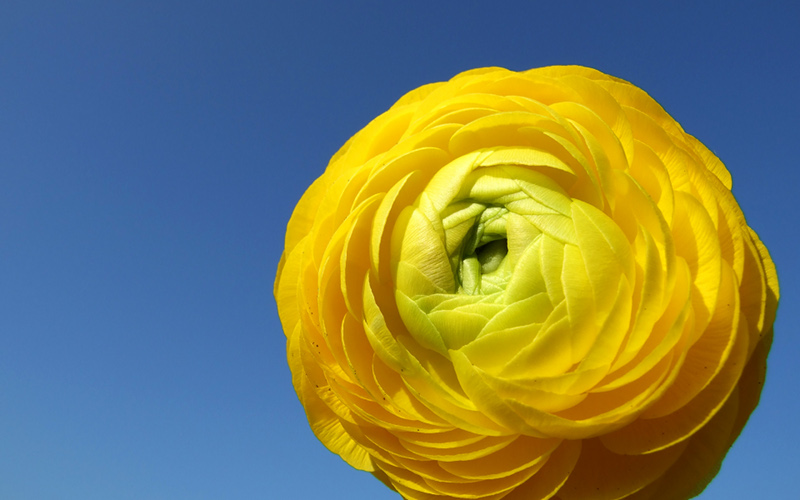
//> input picture EfficientGraphBasedImageSegmentation/QSI4E.jpg, 800 x 500 px
$ ./main   (built with g++ and OpenCV 4)
//> lines starting //> are read from the running program, lines starting //| are printed output that depends on the picture
//> further down, image is the input picture: 500 rows x 800 cols, CV_8UC3; mean B, G, R 93.7, 126.5, 120.3
### EfficientGraphBasedImageSegmentation/EfficientGraphBasedImageSegmentation/DisjointSetForest.h
// [25 lines of licence text are left out]

#ifndef __EfficientGraphBasedImageSegmentation__SegmentGraph__
#define __EfficientGraphBasedImageSegmentation__SegmentGraph__

#include <iostream>
#include <opencv2/opencv.hpp>

using namespace std;
using namespace cv;

/**
 * Set within the disjoint forest
 */
struct SetNode {
    int rank;
    int parent;
    int size;
};

/**
 * Represents a weighted edge
 */
struct Edge {
    int a;
    int b;
    float weight;

    bool operator<( const Edge& other ) {
        return weight < other.weight;
    }
};


/**
 * Class to represent Disjoint Set Forest, more can be read over here:
 * http://en.wikipedia.org/wiki/Disjoint-set_data_structure
 */
class DisjointSetForest{
public:
    DisjointSetForest();
    DisjointSetForest( int no_of_elements );
    ~DisjointSetForest();

    void init( int no_of_elements );
    int find( int x );
    void join( int x, int y );
    int size( int x );
    int noOfElements();

    void segmentGraph( int no_of_vertices, int no_of_edges, vector<Edge>& edges, float c );

private:
    vector<SetNode> elements;
    int num;
};

#endif /* defined(__EfficientGraphBasedImageSegmentation__SegmentGraph__) */

### EfficientGraphBasedImageSegmentation/EfficientGraphBasedImageSegmentation/EGBS.h
// [25 lines of licence text are left out]

#ifndef __EfficientGraphBasedImageSegmentation__EGBS__
#define __EfficientGraphBasedImageSegmentation__EGBS__

#include <iostream>
#include <opencv2/opencv.hpp>
#include "DisjointSetForest.h"

using namespace cv;
using namespace std;


class EGBS {
public:
    EGBS();
    ~EGBS();

    int applySegmentation( Mat& image, float sigma, float threshold, int min_component_size );
    Mat recolor( bool random_color = false );
    int noOfConnectedComponents();

protected:
    Mat image;
    Size imageSize;
    DisjointSetForest forest;
    inline float diff( Mat& rgb, int x1, int y1, int x2, int y2 );
};

#endif /* defined(__EfficientGraphBasedImageSegmentation__EGBS__) */

### EfficientGraphBasedImageSegmentation/EfficientGraphBasedImageSegmentation/DisjointSetForest.cpp
// [25 lines of licence text are left out]

#include "DisjointSetForest.h"
#include <algorithm>


DisjointSetForest::DisjointSetForest() {
}

DisjointSetForest::DisjointSetForest( int no_of_elements ) {
    init( no_of_elements );
}

/**
 * Initialize the forest
 */
void DisjointSetForest::init( int no_of_elements ) {
    this->elements.clear();
    this->elements.reserve( no_of_elements );
    this->num = no_of_elements;

    for( int i = 0; i < no_of_elements; i++ ) {
        elements[i].rank    = 0;
        elements[i].size    = 1;
        elements[i].parent  = i;
    }
}

DisjointSetForest::~DisjointSetForest() {
}

/**
 * Find a given set inside the forest
 */
int DisjointSetForest::find( int x ) {
    int y = x;
    while( y != elements[y].parent )
        y = elements[y].parent;
    elements[x].parent = y;
    return y;
}

/**
 * Join two sets together
 */
void DisjointSetForest::join( int x, int y ) {
    if ( elements[x].rank > elements[y].rank ) {
        elements[y].parent  = x;
        elements[x].size    += elements[y].size;
    }
    else {
        elements[x].parent  = y;
        elements[y].size    += elements[x].size;

        if( elements[x].rank == elements[y].rank )
            elements[y].rank++;
    }
    num--;
}

/**
 * Returns the size of the set
 */
int DisjointSetForest::size( int x ) {
    return elements[x].size;
}

/**
 * Returns the total number of unique sets inside the forest
 */
int DisjointSetForest::noOfElements() {
    return num;
}

/**
 * Segment the graph based on the weight of each edges
 */
void DisjointSetForest::segmentGraph( int no_of_vertices, int no_of_edges, vector<Edge>& edges, float c ) {
    init( no_of_vertices );

    sort( edges.begin(), edges.end(), []( Edge& a, Edge& b){
        return a.weight < b.weight;
    });

    vector<float> thresholds( no_of_vertices, c );

    for( Edge& edge: edges ){
        int a = this->find( edge.a );
        int b = this->find( edge.b );

        if( a != b ) {

            /* If the weight is below respective threshold, union both sets together */
            if( edge.weight <= thresholds[a] && edge.weight <= thresholds[b] ) {
                this->join( a, b );
                a = this->find( a );
                thresholds[a] = edge.weight + c / this->size( a );
            }
        }
    }
}

### EfficientGraphBasedImageSegmentation/EfficientGraphBasedImageSegmentation/EGBS.cpp
// [25 lines of licence text are left out]

#include "EGBS.h"
#include <map>


EGBS::EGBS() {

}

EGBS::~EGBS() {

}

/**
 * Calculate the difference between two (3 channels) pixels, by
 * taking the L2 norm of their differences.
 */
float EGBS::diff( Mat& rgb, int x1, int y1, int x2, int y2 ) {
    Vec3f pix1 = rgb.at<Vec3f>(y1, x1);
    Vec3f pix2 = rgb.at<Vec3f>(y2, x2);
    return sqrt( (pix1 - pix2).dot((pix1 - pix2)) );
}

/**
 * Apply segmentation
 */
int EGBS::applySegmentation( Mat& image, float sigma, float threshold, int min_component_size ) {
//> called with sigma = 0.5, threshold = 1500, min_component_size = 20
    this->image = image.clone();
    this->imageSize = image.size();
//> this->imageSize = Size(800, 500)

    /* Apply gaussian blur to smoothen the image */
    Mat smoothed;
    image.convertTo( smoothed, CV_32FC1 );
    GaussianBlur( smoothed, smoothed, Size(5,5), sigma );

    vector<Edge> edges( imageSize.area() * 4 );
    int no_of_edges = 0;

    /* Create edges between each pixels, with the weight as the L2 norm between each color channels of the pixels */
    for( int y = 0; y < imageSize.height; y++ ) {
        for( int x = 0; x < imageSize.width; x++ ) {
            if( x < imageSize.width - 1 ){
                edges[no_of_edges].a        = y * imageSize.width + x;
                edges[no_of_edges].b        = y * imageSize.width + (x + 1);
                edges[no_of_edges].weight   = diff( smoothed, x, y, x + 1, y );
                no_of_edges++;
            }

            if( y < imageSize.height - 1 ) {
                edges[no_of_edges].a        = y       * imageSize.width + x;
                edges[no_of_edges].b        = (y + 1) * imageSize.width + x;
                edges[no_of_edges].weight   = diff( smoothed, x, y, x, y + 1 );
                no_of_edges++;
            }

            if( (x < imageSize.width - 1) && (y < imageSize.height - 1) ) {
                edges[no_of_edges].a        = y       * imageSize.width + x;
                edges[no_of_edges].b        = (y + 1) * imageSize.width + (x + 1);
                edges[no_of_edges].weight   = diff( smoothed, x, y, x + 1, y + 1 );
                no_of_edges++;
            }

            if( (x < imageSize.width - 1) && (y > 0) ) {
                edges[no_of_edges].a        = y       * imageSize.width + x;
                edges[no_of_edges].b        = (y - 1) * imageSize.width + (x + 1);
                edges[no_of_edges].weight   = diff( smoothed, x, y, x + 1, y - 1 );
                no_of_edges++;
            }
        }
    }
//> this loop made 500 passes
//> no_of_edges on passes 1 to 3: 2398, 5595, 8792
//> after the loop, no_of_edges = 1596102

    /* Resize the vector, since we over-initialized it */
    edges.resize( no_of_edges );
//> edges = 1596102 items

    /* Apply segmentation on the edges */
    forest.segmentGraph( imageSize.height * imageSize.width, no_of_edges, edges, threshold );
//> the loop in segmentGraph, `for( Edge& edge: edges )` made 1596102 passes
//> (edge.a, a, edge.b, b) on passes 2, 3, 5, 6, 7, 8, 10, 11, 12, 13, 14, 15: (28912, 29712, 29712, 29712), (13915, 14715, 14715, 14715), (124236, 125036, 125036, 125036), (393626, 394426, 394426, 394426), (124235, 125035, 125035, 125035), (292100, 291301, 291301, 291301), (13914, 14714, 14714, 14714), (149796, 149797, 149797, 149797), (292094, 292894, 292894, 292894), (386504, 386505, 386505, 386505), (149827, 149828, 149828, 149828), (292034, 292835, 292835, 292835)
//> (a, edge.b, b) on passes 4, 9, 21, 38: (14715, 14716, 14716), (291301, 292101, 292101), (117842, 117843, 117843), (1884, 1085, 1085)
//> after the loop in segmentGraph, `for( Edge& edge: edges )`: thresholds = 400000 items

    /* Union all the smaller sets */
    for( Edge& edge: edges ) {
        int a = forest.find( edge.a );
        int b = forest.find( edge.b );
        if( (a != b) && (( forest.size(a) < min_component_size) || (forest.size(b) < min_component_size)) ) {
            forest.join( a, b );
        }
    }
//> this loop made 1596102 passes
//> (edge.a, edge.b) on passes 1 to 3: (348259, 347460), (28912, 29712), (13915, 14715)

    return forest.noOfElements();
}


int EGBS::noOfConnectedComponents() {
    return forest.noOfElements();
}

/**
 * Recolor the image based on either average color of each cluster, or randomized color scheme
 */
Mat EGBS::recolor( bool random_color) {
//> called with random_color = true
    Mat result( imageSize, CV_8UC3, Scalar(0, 0, 0) );
    map<int, Vec3f> colors;

    if( !random_color ){
        map<int, int> count;

        /* If it's not random coloring, color based on the average of each clusters */
        for(int y = 0; y < imageSize.height; y++ ) {
            Vec3b * ptr = image.ptr<Vec3b>(y);

            for(int x = 0; x < imageSize.width; x++ ) {
                int component = forest.find( y * imageSize.width + x );
                colors[component] += ptr[x];
                count[component]++;
            }
        }

        /* Averaging the color */
        for( auto itr : colors )
            colors[itr.first] /= count[itr.first];
    }
    else {
        /* Else just randomize the colors */
        for(int y = 0; y < imageSize.height; y++ ) {
            for(int x = 0; x < imageSize.width; x++ ) {
                int component = forest.find( y * imageSize.width + x );
                if( colors.count( component ) == 0 )
                    colors[component] = Vec3f( rand() % 255, rand() % 255, rand() % 255 );
            }
        }
    }

    /* Recolor the image */
    for(int y = 0; y < imageSize.height; y++ ) {
        Vec3b * ptr = result.ptr<Vec3b>(y);

        for(int x = 0; x < imageSize.width; x++ ) {
            int component = forest.find( y * imageSize.width + x );
            Vec3f color = colors[component];
            ptr[x] = Vec3b( color[0], color[1], color[2] );
        }
    }
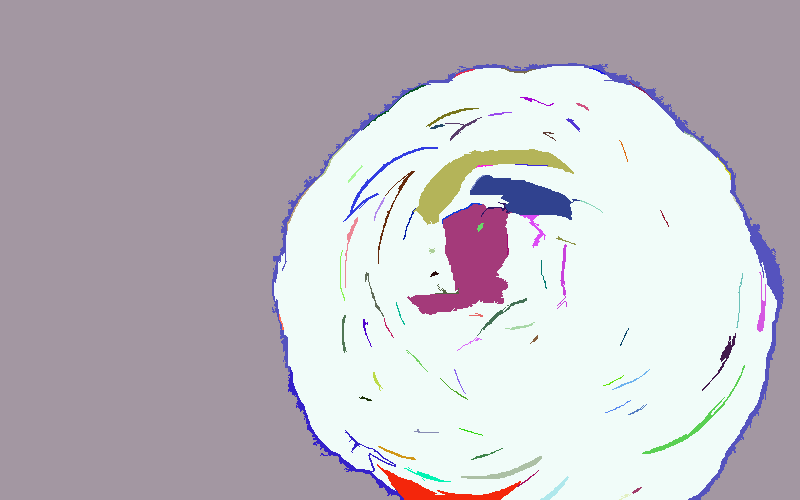
//> result: 500 rows x 800 cols, CV_8UC3; mean B, G, R 194.5, 187, 191.5


    return result;
}

### EfficientGraphBasedImageSegmentation/EfficientGraphBasedImageSegmentation/main.cpp
//
//  main.cpp
//  EfficientGraphBasedImageSegmentation
//
//  Created by Saburo Okita on 23/04/14.
//  Copyright (c) 2014 Saburo Okita. All rights reserved.
//

#include <iostream>
#include "EGBS.h"

/**
 * Read more about it from the original literature:
 * http://cs.brown.edu/~pff/segment/
 */
int main(int argc, const char * argv[]) {
    Mat image = imread( "/Users/saburookita/Desktop/Blog stuff/QSI4E.jpg" );

    float sigma             = 0.5;      /* For internal gaussian blurring usage only */
    float threshold         = 1500;     /* Bigger threshold means bigger clusters */
    int min_component_size  = 20;       /* Weed out clusters that are smaller than this size */

    EGBS egbs;
    egbs.applySegmentation( image, sigma, threshold, min_component_size );

    Mat random_color  = egbs.recolor(true);
    Mat average_color = egbs.recolor(false);
//> call 2 of recolor, with random_color = false
//> the loop in recolor (call 2), `for( auto itr : colors )` made 85 passes
//> after the loop in recolor (call 2), `for(int y = 0; y < imageSize.height; y++ )`:
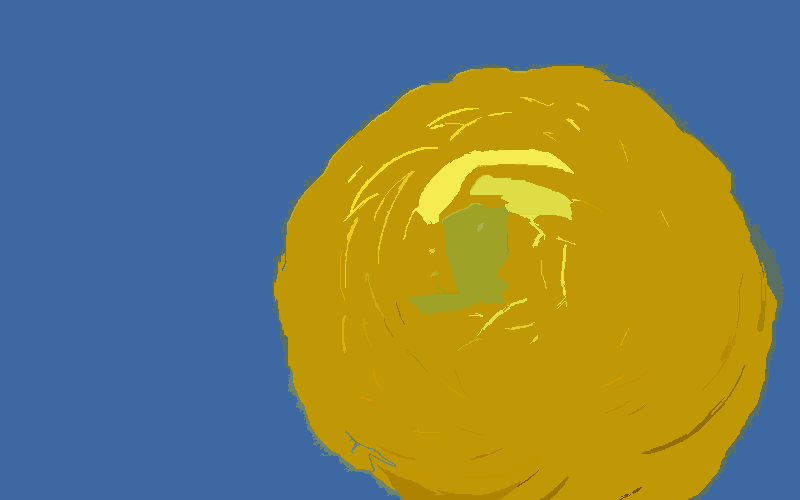
//> result: 500 rows x 800 cols, CV_8UC3; mean B, G, R 93.3, 126.4, 119.8


    imshow( "original", image );
    imshow( "average color", average_color );
    imshow( "random color", random_color );
    waitKey();

    return 0;
}
